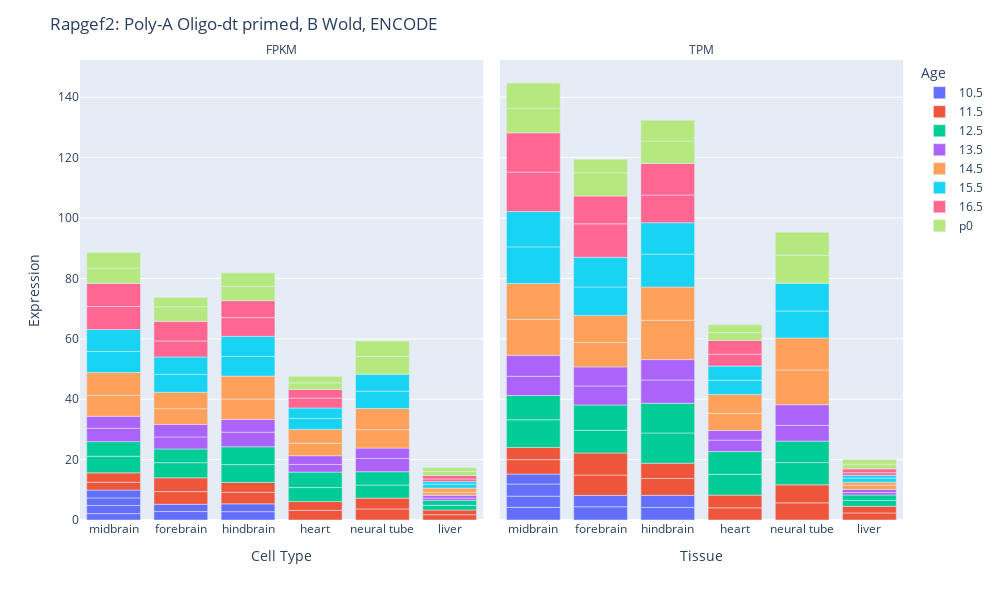
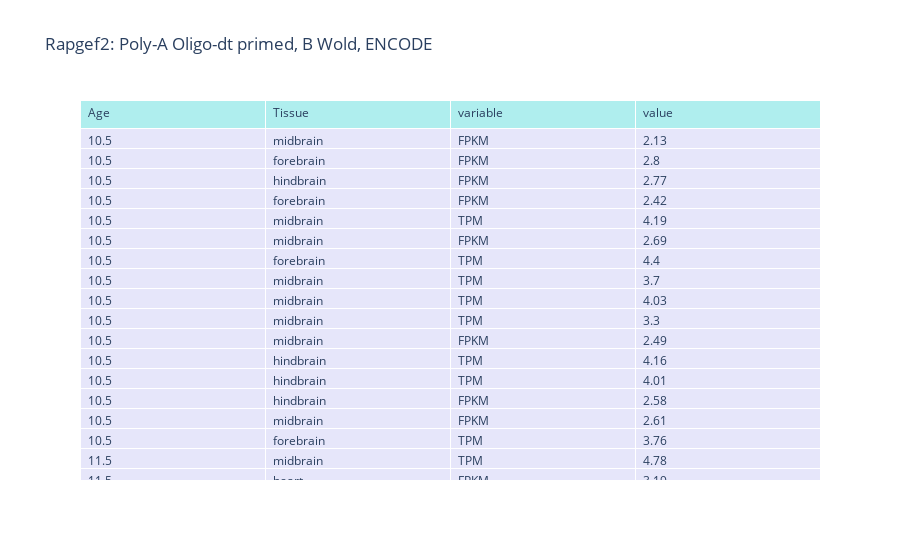

Write notebook code for charts like these, in order.
### Code cell
df1 = pd.read_excel(r'C:\Users\dbaka\OneDrive\Desktop\Eiden lab\Python Scripts\Rapgef2 Datasets\ENCODE_Rapgef2_geneLevel.xlsx')
df1.sort_values(by=['Age'], inplace=True)


fig = px.bar(df1, x="Tissue", y="value", color = "Age", 
                    facet_col = "variable",
             #facet_wrap = 4,
                    width=1000, height=600,
                    #hover_name = "cluster_label",
                    #hover_data = ["higher_cluster", "Cell_Type", "Expression"]
                    )
for a in fig.layout.annotations:
    a.text = a.text.split("=")[1]
fig.update_yaxes(title_text='')
fig.update_layout(
    title="Rapgef2: Poly-A Oligo-dt primed, B Wold, ENCODE",
    xaxis_title="Cell Type",
    yaxis_title="Expression",
    xaxis={'categoryorder':'total descending'})
fig.show()

            ## print table
fig2 = go.Figure(data=[go.Table(
    header=dict(values=list(df1.columns),
                fill_color='paleturquoise',
                align='left'),
    cells=dict(values=[df1.Age,df1.Tissue, df1.variable, df1.value],
               fill_color='lavender',
               align='left'))
])


fig2.update_layout(title="Rapgef2: Poly-A Oligo-dt primed, B Wold, ENCODE")
fig2.show()

### Figure 1 — Plotly figure (JSON) as saved in the notebook; plotly's stock layout.template omitted (floating-point values rounded to 4 significant figures)
{"data": [{"alignmentgroup": "True", "hovertemplate": "Age=10.5<br>variable=FPKM<br>Tissue=%{x}<br>value=%{y}<extra></extra>", "legendgroup": "10.5", "marker": {"color": "#636efa"}, "name": "10.5", "offsetgroup": "10.5", "orientation": "v", "showlegend": true, "textposition": "auto", "type": "bar", "x": ["midbrain", "forebrain", "hindbrain", "forebrain", "midbrain", "midbrain", "hindbrain", "midbrain"], "xaxis": "x", "y": [2.13, 2.8, 2.77, 2.42, 2.69, 2.49, 2.58, 2.61], "yaxis": "y"}, {"alignmentgroup": "True", "hovertemplate": "Age=10.5<br>variable=TPM<br>Tissue=%{x}<br>value=%{y}<extra></extra>", "legendgroup": "10.5", "marker": {"color": "#636efa"}, "name": "10.5", "offsetgroup": "10.5", "orientation": "v", "showlegend": false, "textposition": "auto", "type": "bar", "x": ["midbrain", "forebrain", "midbrain", "midbrain", "midbrain", "hindbrain", "hindbrain", "forebrain"], "xaxis": "x2", "y": [4.19, 4.4, 3.7, 4.03, 3.3, 4.16, 4.01, 3.76], "yaxis": "y2"}, {"alignmentgroup": "True", "hovertemplate": "Age=11.5<br>variable=FPKM<br>Tissue=%{x}<br>value=%{y}<extra></extra>", "legendgroup": "11.5", "marker": {"color": "#EF553B"}, "name": "11.5", "offsetgroup": "11.5", "orientation": "v", "showlegend": true, "textposition": "auto", "type": "bar", "x": ["heart", "neural tube", "midbrain", "neural tube", "hindbrain", "forebrain", "midbrain", "liver", "hindbrain", "heart", "liver", "forebrain"], "xaxis": "x", "y": [3.19, 3.67, 2.59, 3.58, 3.83, 4.19, 3.11, 1.77, 3.27, 2.94, 1.56, 4.56], "yaxis": "y"}, {"alignmentgroup": "True", "hovertemplate": "Age=11.5<br>variable=TPM<br>Tissue=%{x}<br>value=%{y}<extra></extra>", "legendgroup": "11.5", "marker": {"color": "#EF553B"}, "name": "11.5", "offsetgroup": "11.5", "orientation": "v", "showlegend": false, "textposition": "auto", "type": "bar", "x": ["midbrain", "neural tube", "forebrain", "midbrain", "neural tube", "hindbrain", "liver", "heart", "liver", "heart", "hindbrain", "forebrain"], "xaxis": "x2", "y": [4.78, 5.69, 6.73, 4.04, 5.96, 5.59, 2.35, 4.03, 2.18, 4.21, 5.05, 7.32], "yaxis": "y2"}, {"alignmentgroup": "True", "hovertemplate": "Age=12.5<br>variable=FPKM<br>Tissue=%{x}<br>value=%{y}<extra></extra>", "legendgroup": "12.5", "marker": {"color": "#00cc96"}, "name": "12.5", "offsetgroup": "12.5", "orientation": "v", "showlegend": true, "textposition": "auto", "type": "bar", "x": ["midbrain", "hindbrain", "midbrain", "forebrain", "forebrain", "neural tube", "neural tube", "liver", "hindbrain", "heart", "heart", "liver"], "xaxis": "x", "y": [5.51, 5.9, 4.82, 5.02, 4.55, 4.34, 4.4, 1.53, 5.89, 4.62, 5.11, 1.63], "yaxis": "y"}, {"alignmentgroup": "True", "hovertemplate": "Age=12.5<br>variable=TPM<br>Tissue=%{x}<br>value=%{y}<extra></extra>", "legendgroup": "12.5", "marker": {"color": "#00cc96"}, "name": "12.5", "offsetgroup": "12.5", "orientation": "v", "showlegend": false, "textposition": "auto", "type": "bar", "x": ["heart", "hindbrain", "liver", "liver", "neural tube", "heart", "forebrain", "neural tube", "midbrain", "forebrain", "hindbrain", "midbrain"], "xaxis": "x2", "y": [6.89, 10.01, 1.95, 1.82, 7.36, 7.52, 7.49, 7.11, 9.15, 8.4, 9.85, 8.04], "yaxis": "y2"}, {"alignmentgroup": "True", "hovertemplate": "Age=13.5<br>variable=FPKM<br>Tissue=%{x}<br>value=%{y}<extra></extra>", "legendgroup": "13.5", "marker": {"color": "#ab63fa"}, "name": "13.5", "offsetgroup": "13.5", "orientation": "v", "showlegend": true, "textposition": "auto", "type": "bar", "x": ["heart", "liver", "hindbrain", "forebrain", "neural tube", "liver", "hindbrain", "neural tube", "midbrain", "midbrain", "forebrain", "heart"], "xaxis": "x", "y": [2.54, 0.77, 4.85, 3.96, 4.39, 0.91, 4.22, 3.46, 4.43, 3.98, 4.15, 2.89], "yaxis": "y"}, {"alignmentgroup": "True", "hovertemplate": "Age=13.5<br>variable=TPM<br>Tissue=%{x}<br>value=%{y}<extra></extra>", "legendgroup": "13.5", "marker": {"color": "#ab63fa"}, "name": "13.5", "offsetgroup": "13.5", "orientation": "v", "showlegend": false, "textposition": "auto", "type": "bar", "x": ["heart", "liver", "heart", "forebrain", "midbrain", "midbrain", "hindbrain", "neural tube", "liver", "neural tube", "forebrain", "hindbrain"], "xaxis": "x2", "y": [3.81, 0.81, 3.18, 6.3, 6.38, 6.94, 7.71, 5.22, 1.02, 6.83, 6.3, 6.75], "yaxis": "y2"}, {"alignmentgroup": "True", "hovertemplate": "Age=14.5<br>variable=FPKM<br>Tissue=%{x}<br>value=%{y}<extra></extra>", "legendgroup": "14.5", "marker": {"color": "#FFA15A"}, "name": "14.5", "offsetgroup": "14.5", "orientation": "v", "showlegend": true, "textposition": "auto", "type": "bar", "x": ["neural tube", "liver", "midbrain", "hindbrain", "midbrain", "neural tube", "hindbrain", "liver", "forebrain", "heart", "forebrain", "heart"], "xaxis": "x", "y": [6.08, 0.99, 6.94, 6.74, 7.54, 7.01, 7.6, 1.41, 5.23, 4.15, 5.41, 4.56], "yaxis": "y"}, {"alignmentgroup": "True", "hovertemplate": "Age=14.5<br>variable=TPM<br>Tissue=%{x}<br>value=%{y}<extra></extra>", "legendgroup": "14.5", "marker": {"color": "#FFA15A"}, "name": "14.5", "offsetgroup": "14.5", "orientation": "v", "showlegend": false, "textposition": "auto", "type": "bar", "x": ["liver", "hindbrain", "forebrain", "heart", "heart", "neural tube", "forebrain", "neural tube", "midbrain", "midbrain", "hindbrain", "liver"], "xaxis": "x2", "y": [1.4, 13.03, 8.07, 5.71, 6.21, 11.54, 8.98, 10.57, 11.91, 11.86, 11.01, 0.95], "yaxis": "y2"}, {"alignmentgroup": "True", "hovertemplate": "Age=15.5<br>variable=FPKM<br>Tissue=%{x}<br>value=%{y}<extra></extra>", "legendgroup": "15.5", "marker": {"color": "#19d3f3"}, "name": "15.5", "offsetgroup": "15.5", "orientation": "v", "showlegend": true, "textposition": "auto", "type": "bar", "x": ["midbrain", "forebrain", "liver", "midbrain", "hindbrain", "heart", "liver", "neural tube", "neural tube", "forebrain", "hindbrain", "heart"], "xaxis": "x", "y": [6.98, 5.93, 1.31, 7.27, 6.53, 3.65, 0.86, 5.73, 5.6, 5.78, 6.67, 3.45], "yaxis": "y"}, {"alignmentgroup": "True", "hovertemplate": "Age=15.5<br>variable=TPM<br>Tissue=%{x}<br>value=%{y}<extra></extra>", "legendgroup": "15.5", "marker": {"color": "#19d3f3"}, "name": "15.5", "offsetgroup": "15.5", "orientation": "v", "showlegend": false, "textposition": "auto", "type": "bar", "x": ["heart", "forebrain", "midbrain", "liver", "forebrain", "midbrain", "hindbrain", "liver", "heart", "neural tube", "neural tube", "hindbrain"], "xaxis": "x2", "y": [4.72, 9.43, 12.13, 1.41, 9.81, 11.7, 10.89, 0.9, 4.71, 8.94, 9.16, 10.4], "yaxis": "y2"}, {"alignmentgroup": "True", "hovertemplate": "Age=16.5<br>variable=FPKM<br>Tissue=%{x}<br>value=%{y}<extra></extra>", "legendgroup": "16.5", "marker": {"color": "#FF6692"}, "name": "16.5", "offsetgroup": "16.5", "orientation": "v", "showlegend": true, "textposition": "auto", "type": "bar", "x": ["heart", "heart", "liver", "midbrain", "midbrain", "forebrain", "forebrain", "liver", "hindbrain", "hindbrain"], "xaxis": "x", "y": [3.27, 2.87, 0.85, 7.6, 7.66, 5.28, 6.52, 1.15, 6.18, 5.62], "yaxis": "y"}, {"alignmentgroup": "True", "hovertemplate": "Age=16.5<br>variable=TPM<br>Tissue=%{x}<br>value=%{y}<extra></extra>", "legendgroup": "16.5", "marker": {"color": "#FF6692"}, "name": "16.5", "offsetgroup": "16.5", "orientation": "v", "showlegend": false, "textposition": "auto", "type": "bar", "x": ["hindbrain", "heart", "liver", "liver", "midbrain", "hindbrain", "heart", "forebrain", "midbrain", "forebrain"], "xaxis": "x2", "y": [9.18, 3.91, 0.9, 1.24, 13.08, 10.45, 4.55, 11.11, 13, 9.19], "yaxis": "y2"}, {"alignmentgroup": "True", "hovertemplate": "Age=p0<br>variable=FPKM<br>Tissue=%{x}<br>value=%{y}<extra></extra>", "legendgroup": "p0", "marker": {"color": "#B6E880"}, "name": "p0", "offsetgroup": "p0", "orientation": "v", "showlegend": true, "textposition": "auto", "type": "bar", "x": ["forebrain", "forebrain", "liver", "neural tube", "hindbrain", "neural tube", "heart", "hindbrain", "midbrain", "midbrain", "liver", "heart"], "xaxis": "x", "y": [4.8, 3.12, 1.31, 5.94, 4.76, 5.1, 2.21, 4.47, 5.07, 5.2, 1.32, 2.14], "yaxis": "y"}, {"alignmentgroup": "True", "hovertemplate": "Age=p0<br>variable=TPM<br>Tissue=%{x}<br>value=%{y}<extra></extra>", "legendgroup": "p0", "marker": {"color": "#B6E880"}, "name": "p0", "offsetgroup": "p0", "orientation": "v", "showlegend": false, "textposition": "auto", "type": "bar", "x": ["midbrain", "neural tube", "heart", "hindbrain", "liver", "liver", "heart", "forebrain", "neural tube", "midbrain", "hindbrain", "forebrain"], "xaxis": "x2", "y": [8.19, 9.28, 2.68, 7.41, 1.55, 1.53, 2.53, 7.73, 7.68, 8.31, 6.88, 4.49], "yaxis": "y2"}], "layout": {"annotations": [{"font": {}, "showarrow": false, "text": "FPKM", "x": 0.245, "xanchor": "center", "xref": "paper", "y": 1, "yanchor": "bottom", "yref": "paper"}, {"font": {}, "showarrow": false, "text": "TPM", "x": 0.755, "xanchor": "center", "xref": "paper", "y": 1, "yanchor": "bottom", "yref": "paper"}], "barmode": "relative", "height": 600, "legend": {"title": {"text": "Age"}, "tracegroupgap": 0}, "margin": {"t": 60}, "title": {"text": "Rapgef2: Poly-A Oligo-dt primed, B Wold, ENCODE"}, "width": 1000, "xaxis": {"anchor": "y", "categoryorder": "total descending", "domain": [0, 0.49], "title": {"text": "Cell Type"}}, "xaxis2": {"anchor": "y2", "domain": [0.51, 1], "matches": "x", "title": {"text": "Tissue"}}, "yaxis": {"anchor": "x", "domain": [0, 1], "title": {"text": "Expression"}}, "yaxis2": {"anchor": "x2", "domain": [0, 1], "matches": "y", "showticklabels": false, "title": {"text": ""}}}}

### Figure 2 — Plotly figure (JSON) as saved in the notebook; plotly's stock layout.template omitted (floating-point values rounded to 4 significant figures; data arrays with more than 128 entries replaced by an {"elided": "..."} marker saying what was removed)
{"data": [{"cells": {"align": "left", "fill": {"color": "lavender"}, "values": {"elided": "4x180 mixed values"}}, "header": {"align": "left", "fill": {"color": "paleturquoise"}, "values": ["Age", "Tissue", "variable", "value"]}, "type": "table"}], "layout": {"title": {"text": "Rapgef2: Poly-A Oligo-dt primed, B Wold, ENCODE"}}}
